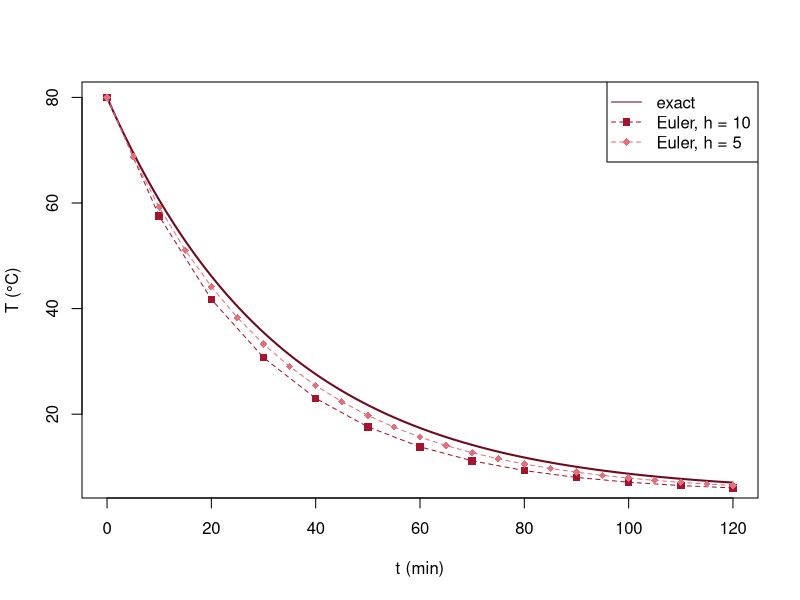

The R source for this figure:
# Fig. 3.21: Euler's method for cooling with different step sizes (book, Section 3.4, Eq. 3.26)
# dT/dt = 0.03 (5 - T), T(0) = 80; Euler with h = 10 and h = 5 compared with the exact solution
# (c) 2026 Philipp Kügler · Program for the book "Dynamical Systems in the Life Sciences" · MIT License (see LICENSE)
k <- 0.03; Tu <- 5; T0 <- 80
exakt <- function(t) Tu + (T0 - Tu) * exp(-k * t)
tt <- seq(0, 120, length.out = 300)
plot(tt, exakt(tt), type = "l", col = rgb(0.43, 0.04, 0.12), lwd = 2, xlab = "t (min)", ylab = "T (°C)")
farben <- c(rgb(0.64, 0.08, 0.18), rgb(0.89, 0.44, 0.49)); zeichen <- c(15, 18)
hs <- c(10, 5)
for (i in 1:2) {
  h <- hs[i]; N <- 120 / h
  t <- h * (0:N); T <- numeric(N + 1); T[1] <- T0
  for (n in 1:N) T[n + 1] <- T[n] + h * k * (Tu - T[n])
  lines(t, T, type = "o", lty = 2, pch = zeichen[i], col = farben[i])
  cat(sprintf("h = %2d: T(60) ≈ %.3f,  error %.3f\n", h, T[60 / h + 1], abs(T[60 / h + 1] - exakt(60))))
}
legend("topright", legend = c("exact", sprintf("Euler, h = %d", hs)), col = c(rgb(0.43, 0.04, 0.12), farben), lty = c(1, 2, 2), pch = c(NA, zeichen))
